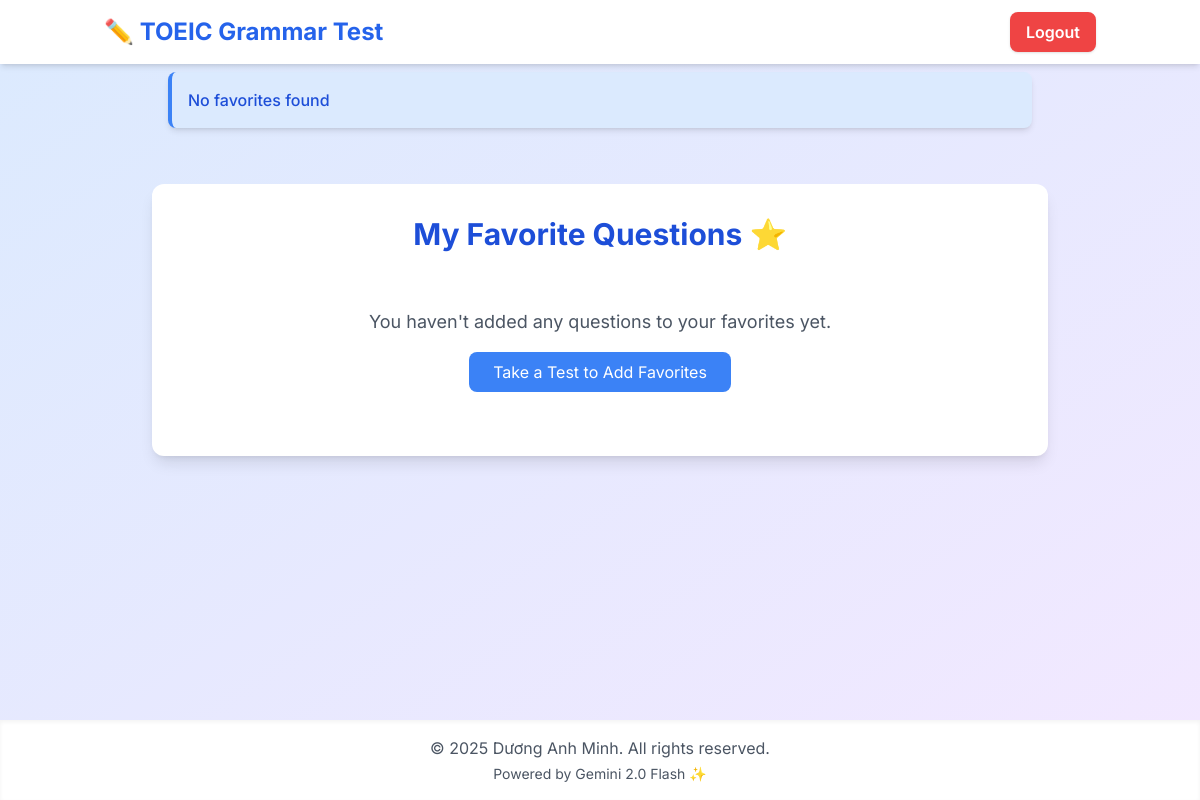
/favorites (signed in), run on an earlier commit of the app's database.
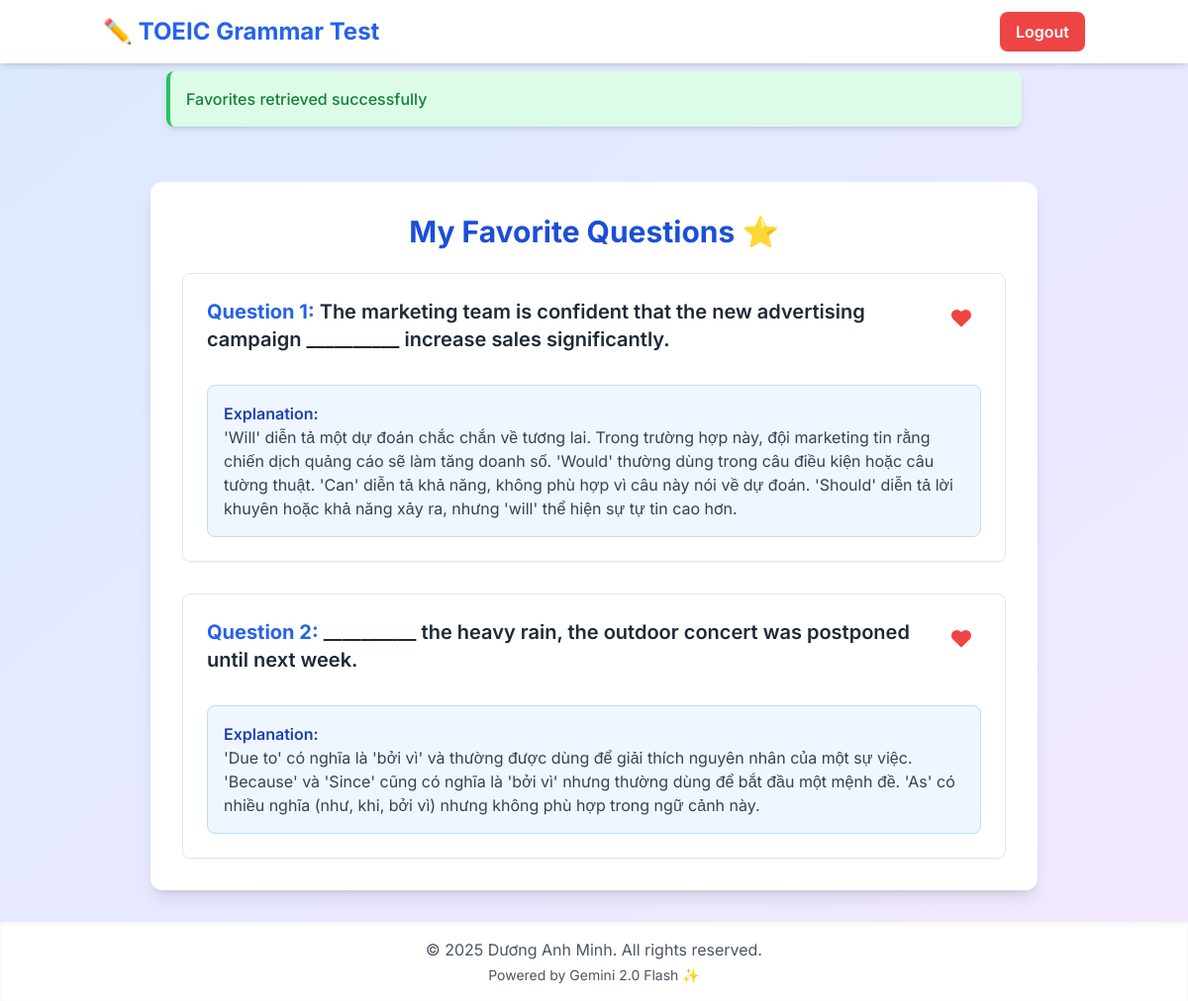
And on a later commit of the database.
### tables this page shows
CREATE TABLE favorites (
            id INTEGER PRIMARY KEY AUTOINCREMENT,
            user_id INTEGER NOT NULL,
            question TEXT NOT NULL,
            choices TEXT NOT NULL,
            correct_answer TEXT NOT NULL,
            explanation TEXT NOT NULL,
            FOREIGN KEY (user_id) REFERENCES users (id),
            UNIQUE(user_id, question)
        );

### app.py (the view)
@app.route("/favorites", methods=["GET"])
@login_required
def show_favorites():
    try:
        conn = sqlite3.connect(db_file)
        with conn:
            cursor = conn.cursor()
            cursor.execute("SELECT question, choices, correct_answer, explanation FROM favorites WHERE user_id = ?", (session["user_id"],))
            favorites = cursor.fetchall()
            if not favorites:
                flash("No favorites found", "info")
                return render_template("favorites.html", favorites=[])
            else:
                flash("Favorites retrieved successfully", "success")
                return render_template("favorites.html", favorites=favorites)
    except sqlite3.Error as e:
        flash(f"Error retrieving favorites: {e}", "danger")
        return redirect(url_for("dashboard"))
    except Exception as e:
        flash(f"Unexpected error: {e}", "danger")
        return redirect(url_for("dashboard"))
    finally:
        conn.close()

### app.py (called while the page is built)
@app.template_filter('eval')
def eval_filter(text):
    try:
        return ast.literal_eval(text)
    except:
        return []

### helpers.py (called while the page is built)
def login_required(func):
    @wraps(func)
    def decorated_function(*args, **kwargs):
        if session.get("user_id") is None:
            return redirect("/login")
        return func(*args, **kwargs)
    return decorated_function

### templates/favorites.html (shortened to what this page needs)
{% extends "layout.html" %}
{% block content %}
<div class="max-w-4xl mx-auto">
    <div class="bg-white p-6 sm:p-8 rounded-xl shadow-lg">
        <h1 class="text-3xl font-bold text-center text-blue-700 mb-6">My Favorite Questions <span role="img" aria-label="star">⭐</span></h1>
        {% if not favorites %}
            <div class="text-center py-8">
                <p class="text-gray-600 text-lg">You haven't added any questions to your favorites yet.</p>
                <div class="mt-4">
                    <a href="{{ url_for('grammar_test') }}" class="inline-block bg-blue-500 text-white px-6 py-2 rounded-lg hover:bg-blue-600 transition duration-300">
                        Take a Test to Add Favorites
                    </a>
                </div>
            </div>
        {% else %}
            <div class="space-y-8">
                {% for question, choices, correct_answer, explanation in favorites %}
                    <div class="border border-gray-200 p-6 rounded-lg shadow-sm hover:shadow-md transition-shadow duration-300">
                        <div class="flex items-start justify-between">
                            <h3 class="text-xl font-semibold text-gray-800 mb-4">
                                <span class="text-blue-600 font-bold">Question {{ loop.index }}:</span> {{ question }}
                            </h3>
                            <button
                                class="favorite-btn ml-4 p-2 rounded-full hover:bg-gray-100 transition-colors text-red-500 flex-shrink-0"
                                data-question="{{ question }}"
                                data-choices="{{ choices }}"
                                data-correct="{{ correct_answer }}"
                                data-explanation="{{ explanation }}">
                                <svg class="w-6 h-6" fill="currentColor" stroke="currentColor" viewBox="0 0 24 24">
                                    <path stroke-linecap="round" stroke-linejoin="round" stroke-width="2"
                                        d="M4.318 6.318a4.5 4.5 0 000 6.364L12 20.364l7.682-7.682a4.5 4.5 0 00-6.364-6.364L12 7.636l-1.318-1.318a4.5 4.5 0 00-6.364 0z"/>
                                </svg>
                            </button>
                        </div>
                        <div class="mt-4 p-4 bg-blue-50 border border-blue-200 rounded-lg">
                            <p class="font-semibold text-blue-800">Explanation:</p>
                            <p class="text-gray-700">{{ explanation }}</p>
                        </div>
                    </div>
                {% endfor %}
            </div>
        {% endif %}
    </div>
</div>
{% endblock %}

### templates/layout.html (shortened to what this page needs)
<!DOCTYPE html>
<html lang="en">
<head>
    <script src="https://cdn.tailwindcss.com"></script>
    <link rel="stylesheet" href="{{ url_for('static', filename='styles.css') }}">
</head>
<body class="bg-gradient-to-br from-blue-100 to-purple-100 text-gray-800 font-sans min-h-screen flex flex-col">
    {% include 'partials/header.html' %}
    <div class="w-full max-w-4xl mx-auto px-4 py-2">
        {% with messages = get_flashed_messages(with_categories=true) %}
            {% if messages %}
                {% for category, message in messages %}
                    <div class="animate-fade-in transition-all duration-600 {% if category == 'success' %}bg-green-100 border-green-500 text-green-700{% elif category == 'danger' %}bg-red-100 border-red-500 text-red-700{% else %}bg-blue-100 border-blue-500 text-blue-700{% endif %} border-l-4 p-4 mb-4 rounded-lg shadow-md" role="alert">
                        <p class="font-medium">{{ message }}</p>
                    </div>
                {% endfor %}
            {% endif %}
        {% endwith %}
    </div>
    <main class="flex-grow container mx-auto px-4 py-8">
        {% block content %}{% endblock %}
    </main>
    {% include "partials/footer.html" %}
</body>
</html>

### templates/partials/header.html (shortened to what this page needs)
<header class="bg-white shadow-md sticky top-0 z-10">
    <div class="container mx-auto px-4 py-3">
        <div class="flex justify-between items-center">
            <div>
                <a href="{{ url_for('home') }}" class="text-2xl font-bold text-blue-600 hover:text-blue-800 transition duration-300">
                    <span role="img" aria-label="pencil">✏️</span> TOEIC Grammar Test
                </a>
            </div>
            <nav>
                <ul class="flex space-x-4 items-center">
                    <li>
                        {% if session.get("user_id") %}
                            <form action="{{ url_for('logout') }}" method="post" class="inline">
                                <button type="submit" class="bg-red-500 hover:bg-red-600 text-white font-semibold py-2 px-4 rounded-lg transition duration-300 shadow">
                                    Logout
                                </button>
                            </form>
                        {% endif %}
                    </li>
                </ul>
            </nav>
        </div>
    </div>
</header>

### templates/partials/footer.html
<footer class="bg-white mt-auto py-4 shadow-inner">
    <div class="container mx-auto px-4 text-center text-gray-600">
        <p>&copy; 2025 Dương Anh Minh. All rights reserved.</p>
        <div class="text-sm mt-1">
            Powered by Gemini 2.0 Flash ✨
        </div>
    </div>
</footer>

### static/styles.css (style rules this page uses)
.animate-fade-in { animation: fade-in 0.6s ease-out forwards; }

What changed in the data, as far as the page shows it:
added favorites: question "The marketing team is confident that the new advertising campaign __________ increase sales significantly.", explanation "'Will' diễn tả một dự đoán chắc chắn về tương lai. Trong trường hợp này, đội marketing tin rằng chiến dịch quảng cáo sẽ làm tăng doanh số. 'Would' thường dùng trong câu điều kiện hoặc câu tường thuật. 'Can' diễn tả khả năng, không phù hợp vì câu này nói về dự đoán. 'Should' diễn tả lời khuyên hoặc khả năng xảy ra, nhưng 'will' thể hiện sự tự tin cao hơn."
added favorites: question "__________ the heavy rain, the outdoor concert was postponed until next week.", explanation "'Due to' có nghĩa là 'bởi vì' và thường được dùng để giải thích nguyên nhân của một sự việc. 'Because' và 'Since' cũng có nghĩa là 'bởi vì' nhưng thường dùng để bắt đầu một mệnh đề. 'As' có nhiều nghĩa (như, khi, bởi vì) nhưng không phù hợp trong ngữ cảnh này."
Also different on the page:
new list line: "Favorites retrieved successfully"
list line gone: "No favorites found"
text no longer shown: "You haven't added any questions to your favorites yet. Take a Test to Add Favorites"
